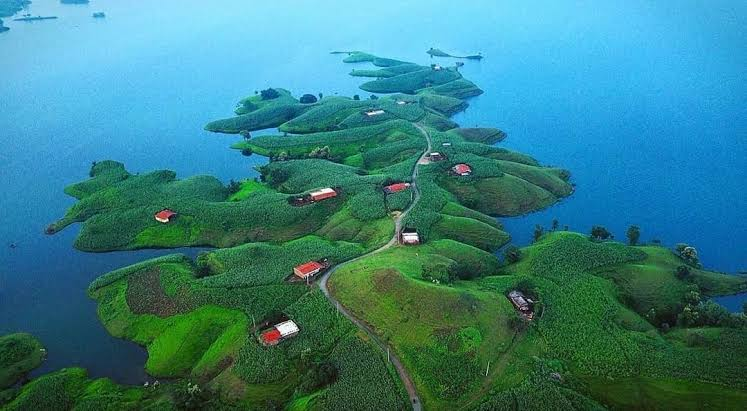
#> input picture images/major project/open_cv/photos/banswara.jpg, 747 x 411 px
$ python spaces.py
#> lines starting #> are read from the running program, lines starting #| are printed output that depends on the picture
import cv2 as cv
import numpy as np
import matplotlib.pyplot as plt

img = cv.imread('photos/banswara.jpg')
#> img is the input picture: shape (411, 747, 3); mean B, G, R 131.6, 126.5, 54.6
cv.imshow("Image",img)

gray = cv.cvtColor(img,cv.COLOR_BGR2GRAY)
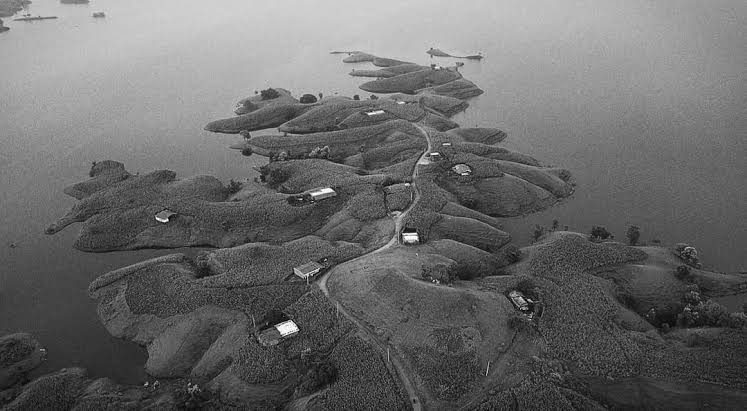
#> gray: shape (411, 747); min 1, max 255, mean 105.6
cv.imshow('gray',gray)

#BGR to HSV and converse
hsv = cv.cvtColor(img,cv.COLOR_BGR2HSV)
#> hsv: shape (411, 747, 3); mean H, S, V 83.2, 163.1, 149.3
cv.imshow('hsv',hsv)

#BGR to LAB and converse
lab = cv.cvtColor(img,cv.COLOR_BGR2LAB)
#> lab: shape (411, 747, 3); mean of channels 0, 1, 2 124, 110, 120.1
cv.imshow('lab',lab)

#bgr to rgb and converse
rgb = cv.cvtColor(img,cv.COLOR_BGR2RGB)
cv.imshow('rgb',rgb)

#matplotlib plot in rgb format but cv.imread read image in bgr format
plt.imshow(img)
plt.show()

plt.imshow(rgb)
plt.show()


cv.waitKey(5000)
